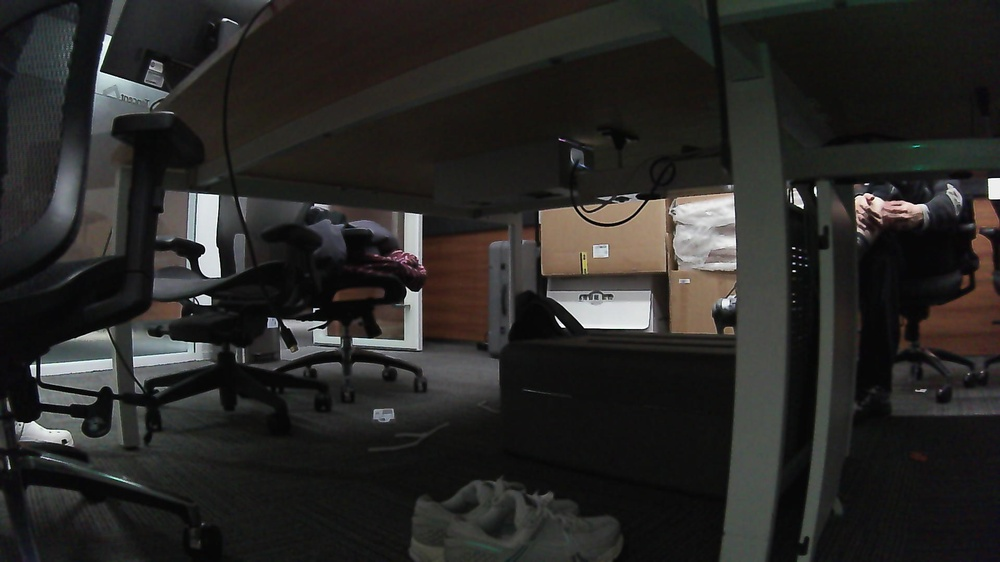
#> input picture openclaw/go2_camera.jpg, 1000 x 562 px, shrunk from 1920 x 1080 before the run
$ python hybrid_detector.py ../../../go2_camera.jpg
#> lines starting #> are read from the running program, lines starting #| are printed output that depends on the picture; long printed decimals are rounded
#!/usr/bin/env python3
"""
Hybrid Person Detector - 混合检测器
先用 HOG 快速检测，检测不到再用 VLM
兼顾速度和准确性
"""
import os
import sys
import json
import cv2
import numpy as np
import base64
import requests

# API Key
DASHSCOPE_API_KEY = "sk-5a03c62b9a1549f8bec8fba654f3fd52"

# HOG 检测器（单例）
_hog_detector = None

def get_hog_detector():
    """获取 HOG 检测器"""
    global _hog_detector
    if _hog_detector is None:
        _hog_detector = cv2.HOGDescriptor()
        _hog_detector.setSVMDetector(cv2.HOGDescriptor_getDefaultPeopleDetector())
    return _hog_detector


def detect_with_hog(image_path, output_path=None):
    """
    使用 HOG 快速检测
    返回: (detected, x_center, y_center, output_path) 或 (False, 0, 0, None)
    """
#> called with image_path = '../../../go2_camera.jpg', output_path = '../../../go2_camera_detected.jpg'
    try:
        img = cv2.imread(image_path)
#> img is the input picture: shape (562, 1000, 3); mean B, G, R 38.1, 40.1, 41.2
        if img is None:
            return (False, 0, 0, None)

        height, width = img.shape[:2]
#> height = 562; width = 1000
        hog = get_hog_detector()

        # 检测
        boxes, weights = hog.detectMultiScale(img, winStride=(8, 8), padding=(8, 8), scale=1.05)
#> boxes = [[34, 102, 73, 146], [380, 235, 67, 134]]; weights = [0.526, 0.993]

        if len(boxes) > 0:
            # 选择最大的框
            best_idx = np.argmax([w * h for x, y, w, h in boxes])
#> best_idx = 0
            x, y, w, h = boxes[best_idx]
#> x = 34; y = 102; w = 73; h = 146

            x_center = (x + w/2) / width
#> x_center = 0.0705
            y_center = (y + h/2) / height
#> y_center = 0.311

            # 保存带标注的图片
            if output_path:
                img_copy = img.copy()
                cv2.rectangle(img_copy, (x, y), (x+w, y+h), (0, 255, 0), 2)
                cv2.circle(img_copy, (int(x+w/2), int(y+h/2)), 5, (0, 0, 255), -1)
#> img_copy: shape (562, 1000, 3); mean B, G, R 38, 40.6, 41.1
                cv2.putText(img_copy, f"Person ({x_center:.2f}, {y_center:.2f})",
                           (x, y-10), cv2.FONT_HERSHEY_SIMPLEX, 0.6, (0, 255, 0), 2)
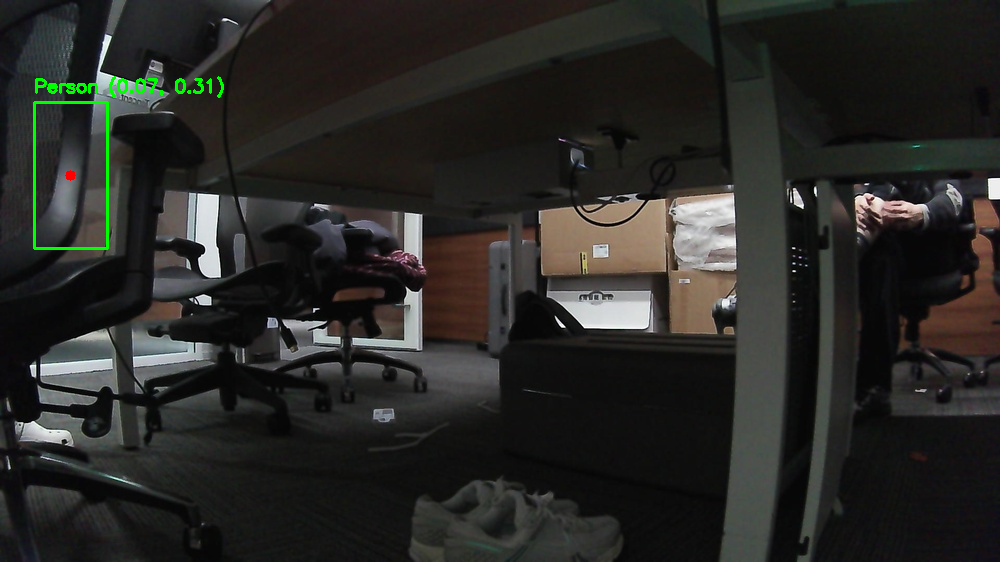
#> img_copy: shape (562, 1000, 3); mean B, G, R 37.8, 41, 41
                cv2.imwrite(output_path, img_copy)

            return (True, x_center, y_center, output_path)

        return (False, 0, 0, None)

    except Exception as e:
        return (False, 0, 0, None)


# [56 lines left out: function detect_with_vlm, not called in this run]


def detect_person_hybrid(image_path, use_vlm=True, annotate=True):
    """
    混合检测：先用 HOG 快速检测，检测不到再用 VLM

    返回: (detected, h_pos, v_pos, method, annotated_path)
    - detected: bool
    - h_pos: -1(左) to 1(右)
    - v_pos: 0(远) to 1(近)
    - method: 'hog' 或 'vlm'
    - annotated_path: 带标注的图片路径
    """
    # 生成输出路径
    annotated_path = None
    if annotate:
        base, ext = os.path.splitext(image_path)
        annotated_path = f"{base}_detected{ext}"

    # 第一步：HOG 快速检测
    detected, x, y, _ = detect_with_hog(image_path, annotated_path if annotate else None)
#> detected = True; x = 0.0705; y = 0.311

    if detected:
        h_pos = (x - 0.5) * 2
#> h_pos = -0.859
        v_pos = y
#> v_pos = 0.311
        print(f"[HOG] 检测到行人: 位置=({x:.2f}, {y:.2f})")
#| [HOG] 检测到行人: 位置=(0.07, 0.31)
        return (True, h_pos, v_pos, 'hog', annotated_path)

    # 第二步：VLM 精确检测
    if use_vlm:
        print("[HOG] 未检测到，使用 VLM...")
        detected, x, y = detect_with_vlm(image_path)

        if detected:
            h_pos = (x - 0.5) * 2
            v_pos = y
            print(f"[VLM] 检测到行人: 位置=({x:.2f}, {y:.2f})")
            # VLM 也保存标注图
            if annotate:
                img = cv2.imread(image_path)
                if img is not None:
                    height, width = img.shape[:2]
                    cx, cy = int(x * width), int(y * height)
                    cv2.circle(img, (cx, cy), 10, (0, 0, 255), -1)
                    cv2.putText(img, f"Person VLM ({x:.2f}, {y:.2f})",
                               (cx-50, cy-20), cv2.FONT_HERSHEY_SIMPLEX, 0.6, (0, 0, 255), 2)
                    cv2.imwrite(annotated_path, img)
            return (True, h_pos, v_pos, 'vlm', annotated_path)

    return (False, 0, 0, 'none', None)


if __name__ == '__main__':
    import argparse

    parser = argparse.ArgumentParser(description='混合行人检测 (HOG + VLM)')
    parser.add_argument('image', help='图片路径')
    parser.add_argument('--no-vlm', action='store_true', help='只使用 HOG，不使用 VLM')

    args = parser.parse_args()

    detected, h_pos, v_pos, method, annotated_path = detect_person_hybrid(args.image, use_vlm=not args.no_vlm)
#> detected = True; h_pos = -0.859; v_pos = 0.311; method = 'hog'; annotated_path = '../../../go2_camera_detected.jpg'

    result = {
        'detected': detected,
        'horizontal': h_pos,
        'vertical': v_pos,
        'method': method
    }
#> result = {'detected': True, 'horizontal': -0.859, 'vertical': 0.311, 'method': 'hog'}
    if annotated_path:
        result['annotated_image'] = annotated_path

    print(json.dumps(result))
#| {"detected": true, "horizontal": -0.859, "vertical": 0.3114, "method": "hog", "annotated_image": "../../../go2_camera_detected.jpg"}
